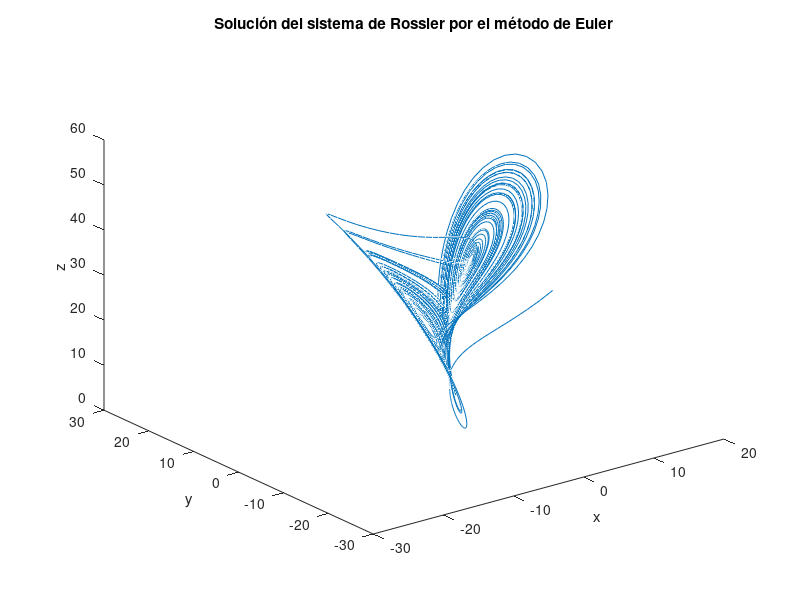

Source code (MATLAB):
clear all
clc

% Parámetros del sistema
s = 10;
r = 28;
b = 8/3;

% Intervalo de tiempo y tamaño del paso
t0 = 0;
tf = 50;
h = 0.01;

% Condiciones iniciales
x0 = 9;
y0 = -9;
z0 = 28;

% Número de pasos
N = round((tf-t0)/h);

% Inicialización de las soluciones
x = zeros(N+1,1);
y = zeros(N+1,1);
z = zeros(N+1,1);

% Condiciones iniciales
x(1) = x0;
y(1) = y0;
z(1) = z0;

% Resolución del sistema por el método de Euler
for i=1:N
    x(i+1) = x(i) + h*(s*(y(i)-x(i)));
    y(i+1) = y(i) + h*(x(i)*(r-z(i))-y(i));
    z(i+1) = z(i) + h*(x(i)*y(i)-b*(z(i)));
end

% Graficar la solución
figure;
plot3(x,y,z);
xlabel('x');
ylabel('y');
zlabel('z');
title('Solución del sistema de Rossler por el método de Euler');